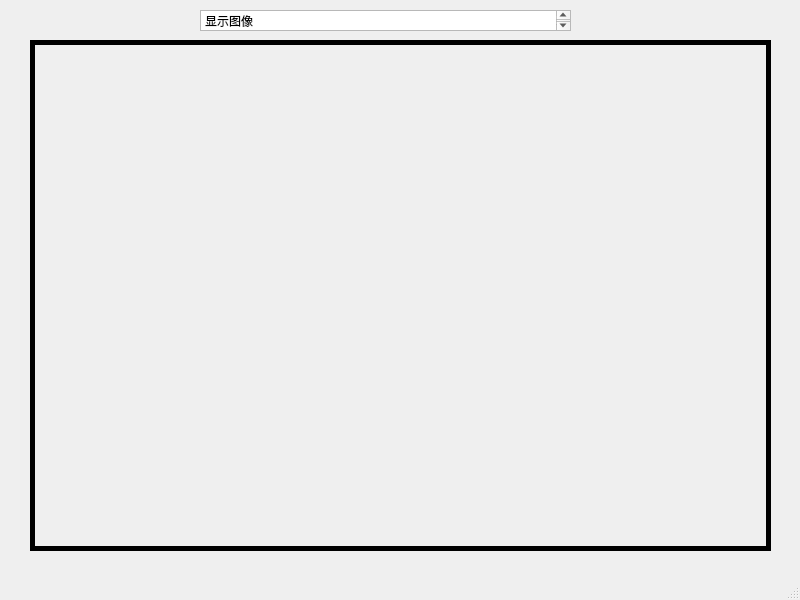
<?xml version="1.0" encoding="UTF-8"?>
<ui version="4.0">
 <class>MainWindow</class>
 <widget class="QMainWindow" name="MainWindow">
  <property name="geometry">
   <rect>
    <x>0</x>
    <y>0</y>
    <width>800</width>
    <height>600</height>
   </rect>
  </property>
  <property name="windowTitle">
   <string>MainWindow</string>
  </property>
  <widget class="QWidget" name="centralwidget">
   <widget class="QLabel" name="label">
    <property name="geometry">
     <rect>
      <x>30</x>
      <y>40</y>
      <width>741</width>
      <height>511</height>
     </rect>
    </property>
    <property name="frameShape">
     <enum>QFrame::Box</enum>
    </property>
    <property name="lineWidth">
     <number>5</number>
    </property>
    <property name="text">
     <string/>
    </property>
   </widget>
   <widget class="QTextEdit" name="textEdit">
    <property name="geometry">
     <rect>
      <x>200</x>
      <y>10</y>
      <width>371</width>
      <height>21</height>
     </rect>
    </property>
    <property name="html">
     <string>&lt;!DOCTYPE HTML PUBLIC &quot;-//W3C//DTD HTML 4.0//EN&quot; &quot;http://www.w3.org/TR/REC-html40/strict.dtd&quot;&gt;
&lt;html&gt;&lt;head&gt;&lt;meta name=&quot;qrichtext&quot; content=&quot;1&quot; /&gt;&lt;style type=&quot;text/css&quot;&gt;
p, li { white-space: pre-wrap; }
&lt;/style&gt;&lt;/head&gt;&lt;body style=&quot; font-family:'SimSun'; font-size:9pt; font-weight:400; font-style:normal;&quot;&gt;
&lt;p style=&quot; margin-top:0px; margin-bottom:0px; margin-left:0px; margin-right:0px; -qt-block-indent:0; text-indent:0px;&quot;&gt;显示图像&lt;/p&gt;&lt;/body&gt;&lt;/html&gt;</string>
    </property>
   </widget>
  </widget>
  <widget class="QMenuBar" name="menubar">
   <property name="geometry">
    <rect>
     <x>0</x>
     <y>0</y>
     <width>800</width>
     <height>23</height>
    </rect>
   </property>
  </widget>
  <widget class="QStatusBar" name="statusbar"/>
 </widget>
 <resources/>
 <connections/>
</ui>
